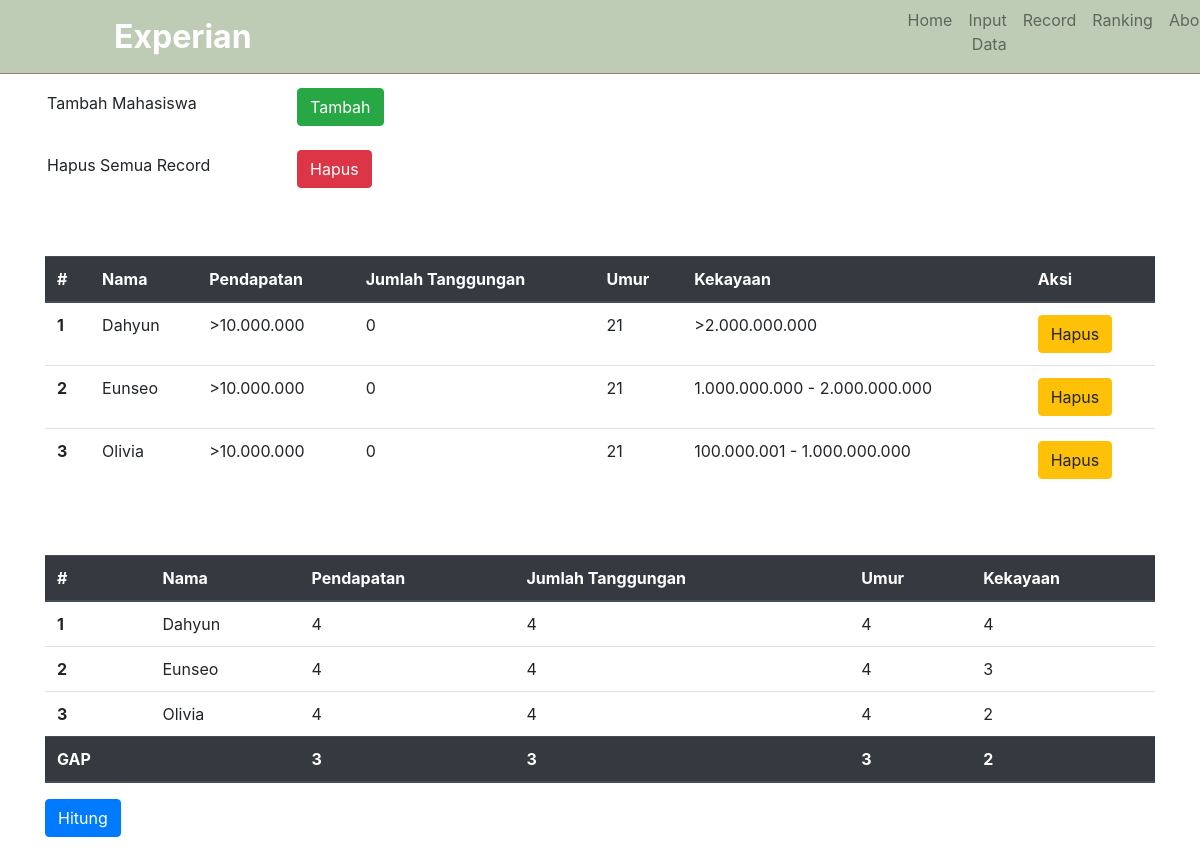
Screenshot of /proses.php with the database file from the repository.
### tables this page shows
CREATE TABLE `ket_nasabah` (
  `nama` varchar(100) NOT NULL,
  `ket_pendapatan` varchar(200) NOT NULL,
  `ket_tanggungan` int(10) NOT NULL,
  `ket_umur` int(10) NOT NULL,
  `ket_kekayaan` varchar(200) NOT NULL
);

CREATE TABLE `data_kriteria` (
  `nama` varchar(100) NOT NULL,
  `pendapatan` varchar(200) NOT NULL,
  `tanggungan` int(10) NOT NULL,
  `umur` int(10) NOT NULL,
  `kekayaan` int(200) NOT NULL
);

### proses.php (the view, shortened to what this page needs)
<?php
    include "koneksi.php";
?>
<html>
<head>
    <link rel="stylesheet" href="https://stackpath.bootstrapcdn.com/bootstrap/4.3.1/css/bootstrap.min.css">
</head>
<body>
  <nav class="navbar navbar-light navbar-expand-md custom-header" style="background-color: #BFCCB5; justify-content: space-between;" >
  		<a href="#" class="navbar-logo text-right" >Experian</a>
  		<div class="collapse navbar-collapse text-right" id="navbarNav">
		<ul class="navbar-nav ms-auto mb-2 mb-lg-0">
		<li class="nav-item">
                <a class="nav-link" aria-current="index.php" href="index.php">Home</a>
              </li>
	      		<li class="nav-item">
	        		<a class="nav-link" href="inputdata.php">Input Data</a>
	      		</li>
	        	<li class="nav-item">
	            	<a class="nav-link" href="proses.php">Record</a>
	         	</li>
	         	<li class="nav-item">
	            	<a class="nav-link" href="rangking.php">Ranking</a>
	        	</li>
	      		<li class="nav-item">
	                <a class="nav-link" href="about.php">About</a>
	        	</li>
	    	</ul>
  		</div>
	</nav>
    <div class="container" style="padding-top: 3%;"><br><br>
    <form  role="form" method="post" action="inputdata.php" class="form-inline">
        <div class="form-group mb-2">
            <input type="text" readonly class="form-control-plaintext" value="Tambah Mahasiswa">
        </div>
        <button type="submit" name="submitdelete" class="btn btn-success">Tambah</button>
    </form>
    <form  role="form" method="post" action="recorddelete.php" class="form-inline">
        <div class="form-group mb-2">
            <input type="text" readonly class="form-control-plaintext" value="Hapus Semua Record">
        </div>
        <button type="submit" name="submitdelete" class="btn btn-danger">Hapus</button>
    </form>
    <br><br>
    <table class="table">
        <thead class="thead-dark">
            <tr>
              <th scope="col">#</th>
              <th scope="col">Nama</th>
              <th scope="col">Pendapatan</th>
              <th scope="col">Jumlah Tanggungan</th>
              <th scope="col">Umur</th>
              <th scope="col">Kekayaan</th>
              <th scope="col">Aksi</th>
            </tr>
        </thead>
        <tbody>
            <?php
                $query1 = mysqli_query($koneksi,"SELECT * FROM ket_nasabah");
                if(mysqli_num_rows($query1)>0){
            ?>
            <?php
                $a = 1;
                while($data = mysqli_fetch_array($query1)){
            ?>
            <tr>
                <th scope="row"><?php echo $a; ?></th>
                <td><?php echo $data["nama"];?></td>
                <td><?php echo $data["ket_pendapatan"];?></td>
                <td><?php echo $data["ket_tanggungan"];?></td>
                <td><?php echo $data["ket_umur"];?></td>
                <td><?php echo $data["ket_kekayaan"];?></td>
                <td>
                    <div class="btn-group" role="group" aria-label="Basic example">
                        <button type="button" class="btn btn-warning" onclick="window.location.href='delete.php?id=<?php echo $data['nama']; ?>'">Hapus</button>
                    </div>
                </td>
            </tr>
            <?php $a++; } ?>
            <?php } ?>
            </tbody>
    </table>
    <br><br>
    <form  role="form" method="post" action="hasil.php" class="form-inline">
        <table class="table">
            <thead class="thead-dark">
                <tr>
                  <th scope="col">#</th>
                  <th scope="col">Nama</th>
                  <th scope="col">Pendapatan</th>
                  <th scope="col">Jumlah Tanggungan</th>
                  <th scope="col">Umur</th>
                  <th scope="col">Kekayaan</th>
                </tr>
            </thead>
            <tbody>
                <?php
                    $query = mysqli_query($koneksi,"SELECT * FROM data_kriteria");
                    if(mysqli_num_rows($query)>0){
                ?>
                <?php
                    $a = 1;
                    while($data = mysqli_fetch_array($query)){
                ?>
                <tr>
                  <th scope="row"><?php echo $a; ?></th>
                  <td><?php echo $data["nama"];?></td>
                  <td><?php echo $data["pendapatan"];?></td>
                  <td><?php echo $data["tanggungan"];?></td>
                  <td><?php echo $data["umur"];?></td>
                  <td><?php echo $data["kekayaan"];?></td>
                </tr>
                <?php $a++; } ?>
                <?php } ?>
            </tbody>
            <thead class="thead-dark">
                <tr>
                  <th scope="col">GAP</th>
                  <th scope="col"></th>
                  <th scope="col">3</th>
                  <th scope="col">3</th>
                  <th scope="col">3</th>
                  <th scope="col">2</th>
                </tr>
            </thead>
        </table>
        <button type="submit" name="hitunggap" class="btn btn-primary mb-2">Hitung</button>
    </form>
    </div>
</body>
</html>

### proses.php (style rules this page uses)
:root { --primary: #fff; --bg: #BFCCB5; }
.navbar { display: flex; justify-content: space-between; align-items: center; padding: 0.1px 5%; background-color: rgb(1, 1, 1, 0.8); border-bottom: 1px solid #8f8181; position: fixed; top: 0; left: 0; right: 0; z-index: 9999; }
.navbar .navbar-nav a { color: #fff; display: inline-block; font-size: 1rem; margin: 0; }
.navbar .navbar-logo { font-size: 2rem; font-weight: 700; color: #fff; padding: 0.1px 60%; padding-left: 5%; }
.navbar .navbar-nav a::after { content: ''; display: block; padding-bottom: 0.5rem; border-bottom: 0.1rem solid var(--primary); transform: scaleX(0); transition: 0.2s linear; }

### rows the page displays
ket_nasabah: nama "Dahyun", ket_pendapatan ">10.000.000", ket_tanggungan "0", ket_umur "21", ket_kekayaan ">2.000.000.000"
ket_nasabah: nama "Eunseo", ket_pendapatan ">10.000.000", ket_tanggungan "0", ket_umur "21", ket_kekayaan "1.000.000.000 - 2.000.000.000"
ket_nasabah: nama "Olivia", ket_pendapatan ">10.000.000", ket_tanggungan "0", ket_umur "21", ket_kekayaan "100.000.001 - 1.000.000.000"
data_kriteria: nama "Dahyun", pendapatan "4", tanggungan "4", umur "4", kekayaan "4"
data_kriteria: nama "Eunseo", pendapatan "4", tanggungan "4", umur "4", kekayaan "3"
data_kriteria: nama "Olivia", pendapatan "4", tanggungan "4", umur "4", kekayaan "2"
